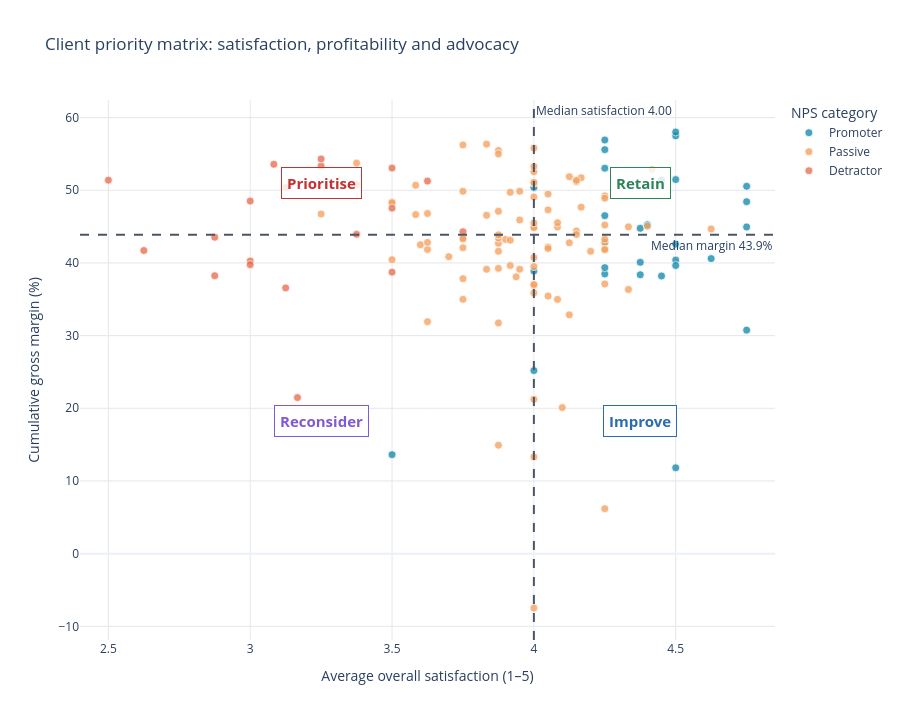

Notebook source saved alongside this figure:
### Markdown cell above
## Chart 2 of 3 — Client priority matrix (Plotly Graph Objects)

This restores the original decision-oriented matrix, but makes advocacy visible: colour is NPS category, marker size is cumulative gross profit, and hover shows longevity. The median lines create four transparent action zones.

### Code cell
colour_map = {'Promoter':'#168aad','Passive':'#f4a261','Detractor':'#e76f51'}
fig2 = go.Figure()
for category in category_order:
    d = client[client['NPS Category'].eq(category)]
    fig2.add_trace(go.Scatter(x=d['Average_Satisfaction'], y=d['Gross_Margin']*100, mode='markers', name=category,
        marker=dict(size=np.clip(np.sqrt(d['Gross_Profit'].clip(lower=0))/700, 8, 38), color=colour_map[category], opacity=.78, line=dict(width=.8,color='white')),
        customdata=d[['Client ID','Client_Type','Sector','Country','Revenue','Gross_Profit','Observed_Longevity','Average_NPS','Priority Group']].to_numpy(),
        hovertemplate='<b>Client %{customdata[0]}</b><br>Satisfaction: %{x:.2f}/5<br>Gross margin: %{y:.1f}%<br>Gross profit: $%{customdata[5]:,.0f}<br>Revenue: $%{customdata[4]:,.0f}<br>NPS: %{customdata[7]:.1f} (%{fullData.name})<br>Longevity: %{customdata[6]} years<br>Type: %{customdata[1]}<br>Sector: %{customdata[2]}<br>Action zone: %{customdata[8]}<extra></extra>'))
med_sat = client['Average_Satisfaction'].median(); med_margin = client['Gross_Margin'].median()*100
fig2.add_vline(x=med_sat,line_dash='dash',line_color='#4a5568',annotation_text=f'Median satisfaction {med_sat:.2f}',annotation_position='top right')
fig2.add_hline(y=med_margin,line_dash='dash',line_color='#4a5568',annotation_text=f'Median margin {med_margin:.1f}%',annotation_position='bottom right')
x0,x1=client['Average_Satisfaction'].min(),client['Average_Satisfaction'].max(); y0,y1=(client['Gross_Margin']*100).min(),(client['Gross_Margin']*100).max()
for label,x,y,c in [('Prioritise',(x0+med_sat)/2,(med_margin+y1)/2,'#c53030'),('Retain',(med_sat+x1)/2,(med_margin+y1)/2,'#2f855a'),('Reconsider',(x0+med_sat)/2,(y0+med_margin)/2,'#805ad5'),('Improve',(med_sat+x1)/2,(y0+med_margin)/2,'#2b6cb0')]:
    fig2.add_annotation(x=x,y=y,text=f'<b>{label}</b>',showarrow=False,font=dict(size=15,color=c),bgcolor='rgba(255,255,255,.82)',bordercolor=c,borderwidth=1,borderpad=5)
fig2.update_layout(title='Client priority matrix: satisfaction, profitability and advocacy', template='plotly_white', height=720,
    xaxis_title='Average overall satisfaction (1–5)', yaxis_title='Cumulative gross margin (%)', legend_title='NPS category',
    xaxis=dict(range=[max(1,x0-.1),min(5,x1+.1)],gridcolor='#E5E7EB'), yaxis=dict(gridcolor='#E5E7EB'))
fig2.show()

### Figure 1 — Plotly figure (JSON) as saved in the notebook; plotly's stock layout.template omitted (floating-point values rounded to 4 significant figures; data arrays with more than 128 entries replaced by an {"elided": "..."} marker saying what was removed)
{"data": [{"customdata": {"elided": "29x9 mixed values"}, "hovertemplate": "<b>Client %{customdata[0]}</b><br>Satisfaction: %{x:.2f}/5<br>Gross margin: %{y:.1f}%<br>Gross profit: $%{customdata[5]:,.0f}<br>Revenue: $%{customdata[4]:,.0f}<br>NPS: %{customdata[7]:.1f} (%{fullData.name})<br>Longevity: %{customdata[6]} years<br>Type: %{customdata[1]}<br>Sector: %{customdata[2]}<br>Action zone: %{customdata[8]}<extra></extra>", "marker": {"color": "#168aad", "line": {"color": "white", "width": 0.8}, "opacity": 0.78, "size": [8.0, 8.0, 8.0, 8.0, 8.0, 8.0, 8.0, 8.0, 8.0, 8.0, 8.0, 8.0, 8.0, 8.0, 8.0, 8.0, 8.0, 8.0, 8.0, 8.0, 8.0, 8.0, 8.0, 8.0, 8.0, 8.0, 8.0, 8.0, 8.0]}, "mode": "markers", "name": "Promoter", "type": "scatter", "x": [4.25, 4.625, 4.375, 4.5, 4.25, 4.25, 4.5, 4.0, 3.5, 4.4, 4.45, 4.5, 4.375, 4.0, 4.25, 4.75, 4.5, 4.25, 4.5, 4.375, 4.75, 4.75, 4.45, 4.5, 4.25, 4.5, 4.25, 4.75, 4.0], "y": [38.49, 40.6, 44.76, 51.47, 53.04, 56.92, 11.81, 25.19, 13.62, 45.26, 38.21, 57.5, 38.37, 38.9, 55.59, 44.95, 58.02, 42.87, 40.39, 40.09, 50.55, 48.43, 51.41, 42.59, 46.51, 39.65, 39.35, 30.75, 50.39]}, {"customdata": {"elided": "91x9 mixed values"}, "hovertemplate": "<b>Client %{customdata[0]}</b><br>Satisfaction: %{x:.2f}/5<br>Gross margin: %{y:.1f}%<br>Gross profit: $%{customdata[5]:,.0f}<br>Revenue: $%{customdata[4]:,.0f}<br>NPS: %{customdata[7]:.1f} (%{fullData.name})<br>Longevity: %{customdata[6]} years<br>Type: %{customdata[1]}<br>Sector: %{customdata[2]}<br>Action zone: %{customdata[8]}<extra></extra>", "marker": {"color": "#f4a261", "line": {"color": "white", "width": 0.8}, "opacity": 0.78, "size": [8.0, 8.0, 8.0, 8.0, 8.0, 8.0, 8.0, 8.0, 8.0, 8.0, 8.0, 8.0, 8.0, 8.0, 8.0, 8.0, 8.0, 8.0, 8.0, 8.0, 8.0, 8.0, 8.0, 8.0, 8.0, 8.0, 8.0, 8.0, 8.0, 8.0, 8.0, 8.0, 8.0, 8.0, 8.0, 8.0, 8.0, 8.0, 8.0, 8.0, 8.0, 8.0, 8.0, 8.0, 8.0, 8.0, 8.0, 8.0, 8.0, 8.0, 8.0, 8.0, 8.0, 8.0, 8.0, 8.0, 8.0, 8.0, 8.0, 8.0, 8.0, 8.0, 8.0, 8.0, 8.0, 8.0, 8.0, 8.0, 8.0, 8.0, 8.0, 8.0, 8.0, 8.0, 8.0, 8.0, 8.0, 8.0, 8.0, 8.0, 8.0, 8.0, 8.0, 8.0, 8.0, 8.0, 8.0, 8.0, 8.0, 8.0, 8.0]}, "mode": "markers", "name": "Passive", "type": "scatter", "x": [4.25, 3.95, 4.05, 3.938, 4.417, 4.333, 4.25, 4.25, 3.875, 3.625, 4.0, 3.75, 3.75, 4.1, 4.25, 4.0, 4.0, 4.0, 4.625, 3.625, 3.875, 3.75, 4.05, 4.15, 4.05, 4.15, 3.7, 3.9, 4.05, 3.6, 3.875, 3.875, 3.5, 3.833, 4.083, 3.917, 4.0, 4.167, 3.917, 4.333, 3.833, 4.083, 4.167, 4.0, 3.833, 4.0, 3.917, 4.125, 3.625, 4.0, 3.25, 4.25, 3.625, 4.25, 4.125, 3.875, 3.5, 3.5, 3.75, 3.95, 3.75, 3.875, 3.583, 4.083, 4.0, 4.25, 3.375, 3.875, 4.0, 3.875, 4.0, 4.25, 4.0, 3.75, 4.15, 4.0, 4.4, 4.2, 4.15, 3.95, 4.05, 4.25, 3.875, 4.0, 3.75, 4.0, 4.0, 3.583, 3.875, 4.125, 4.0], "y": [41.84, 49.87, 49.47, 38.09, 52.83, 36.35, 37.11, 42.82, 47.11, 46.81, 44.98, 43.48, 42.09, 20.1, 6.181, 13.31, 21.24, -7.481, 44.68, 31.92, 14.92, 43.31, 42.21, 44.39, 47.3, 51.18, 40.87, 43.23, 35.44, 42.51, 41.61, 39.25, 48.39, 56.35, 44.95, 49.72, 44.85, 51.72, 39.64, 44.97, 46.55, 34.98, 47.68, 39.51, 39.13, 35.87, 43.14, 32.86, 41.86, 50.96, 46.74, 41.85, 42.82, 49.23, 51.87, 42.7, 48.29, 40.45, 37.83, 39.13, 49.86, 43.43, 50.69, 45.54, 40.75, 48.91, 53.75, 31.75, 36.89, 55.48, 51.09, 45.21, 37.04, 34.99, 51.37, 49.07, 45.06, 41.6, 43.92, 45.91, 41.98, 43.27, 54.99, 45.49, 56.24, 52.55, 53.28, 46.65, 43.86, 42.77, 55.8]}, {"customdata": {"elided": "20x9 mixed values"}, "hovertemplate": "<b>Client %{customdata[0]}</b><br>Satisfaction: %{x:.2f}/5<br>Gross margin: %{y:.1f}%<br>Gross profit: $%{customdata[5]:,.0f}<br>Revenue: $%{customdata[4]:,.0f}<br>NPS: %{customdata[7]:.1f} (%{fullData.name})<br>Longevity: %{customdata[6]} years<br>Type: %{customdata[1]}<br>Sector: %{customdata[2]}<br>Action zone: %{customdata[8]}<extra></extra>", "marker": {"color": "#e76f51", "line": {"color": "white", "width": 0.8}, "opacity": 0.78, "size": [8.0, 8.0, 8.0, 8.0, 8.0, 8.0, 8.0, 8.0, 8.0, 8.0, 8.0, 8.0, 8.0, 8.0, 8.0, 8.0, 8.0, 8.0, 8.0, 8.0]}, "mode": "markers", "name": "Detractor", "type": "scatter", "x": [3.5, 3.375, 3.167, 3.083, 2.875, 3.5, 3.75, 2.625, 3.125, 3.0, 3.25, 3.5, 2.5, 3.125, 3.375, 3.0, 3.25, 2.875, 3.625, 3.0], "y": [38.74, 50.77, 21.47, 53.58, 38.24, 53.05, 44.3, 41.71, 50.36, 40.26, 53.33, 47.54, 51.39, 36.57, 43.94, 48.52, 54.32, 43.53, 51.27, 39.76]}], "layout": {"annotations": [{"showarrow": false, "text": "Median satisfaction 4.00", "x": 4, "xanchor": "left", "xref": "x", "y": 1, "yanchor": "top", "yref": "y domain"}, {"showarrow": false, "text": "Median margin 43.9%", "x": 1, "xanchor": "right", "xref": "x domain", "y": 43.89, "yanchor": "top", "yref": "y"}, {"bgcolor": "rgba(255,255,255,.82)", "bordercolor": "#c53030", "borderpad": 5, "borderwidth": 1, "font": {"color": "#c53030", "size": 15}, "showarrow": false, "text": "<b>Prioritise</b>", "x": 3.25, "y": 50.96}, {"bgcolor": "rgba(255,255,255,.82)", "bordercolor": "#2f855a", "borderpad": 5, "borderwidth": 1, "font": {"color": "#2f855a", "size": 15}, "showarrow": false, "text": "<b>Retain</b>", "x": 4.375, "y": 50.96}, {"bgcolor": "rgba(255,255,255,.82)", "bordercolor": "#805ad5", "borderpad": 5, "borderwidth": 1, "font": {"color": "#805ad5", "size": 15}, "showarrow": false, "text": "<b>Reconsider</b>", "x": 3.25, "y": 18.2}, {"bgcolor": "rgba(255,255,255,.82)", "bordercolor": "#2b6cb0", "borderpad": 5, "borderwidth": 1, "font": {"color": "#2b6cb0", "size": 15}, "showarrow": false, "text": "<b>Improve</b>", "x": 4.375, "y": 18.2}], "height": 720, "legend": {"title": {"text": "NPS category"}}, "shapes": [{"line": {"color": "#4a5568", "dash": "dash"}, "type": "line", "x0": 4, "x1": 4, "xref": "x", "y0": 0, "y1": 1, "yref": "y domain"}, {"line": {"color": "#4a5568", "dash": "dash"}, "type": "line", "x0": 0, "x1": 1, "xref": "x domain", "y0": 43.89, "y1": 43.89, "yref": "y"}], "title": {"text": "Client priority matrix: satisfaction, profitability and advocacy"}, "xaxis": {"gridcolor": "#E5E7EB", "range": [2.4, 4.85], "title": {"text": "Average overall satisfaction (1–5)"}}, "yaxis": {"gridcolor": "#E5E7EB", "title": {"text": "Cumulative gross margin (%)"}}}}
